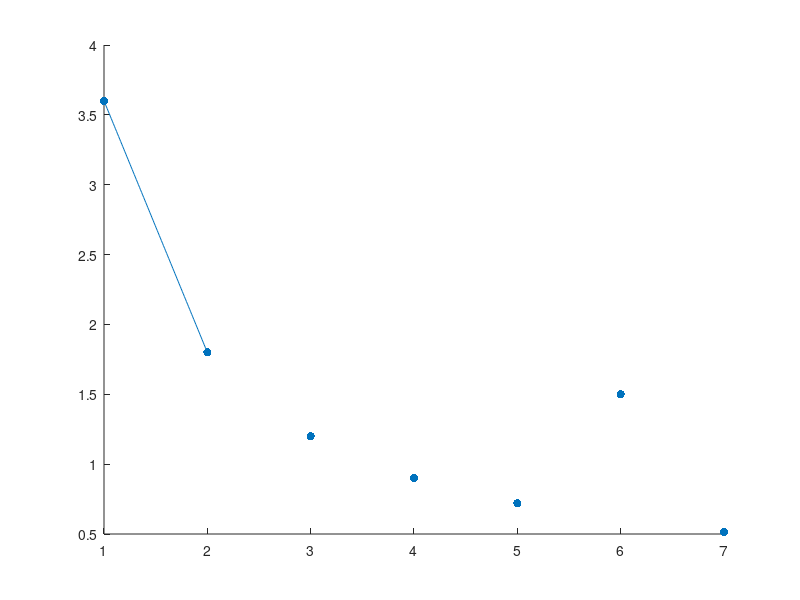

Write MATLAB code to recreate this figure.
%{
Use any built-in Matlab functions to do inverse 
interpolation to estimate the value ofx at which 
f(x) = 1.7.
%}
x = [1 2 3 4 5 6 7];
y = [3.6 1.8 1.2 0.9 0.72 1.5 0.51429];
xx = x(1:2);
yy = y(1:2);
a = polyfit(xx,yy,1);
xxx = linspace(min(x), 2);
yyy = polyval(a, xxx);
hold on;
scatter(x,y,'filled');
plot(xxx, yyy);
